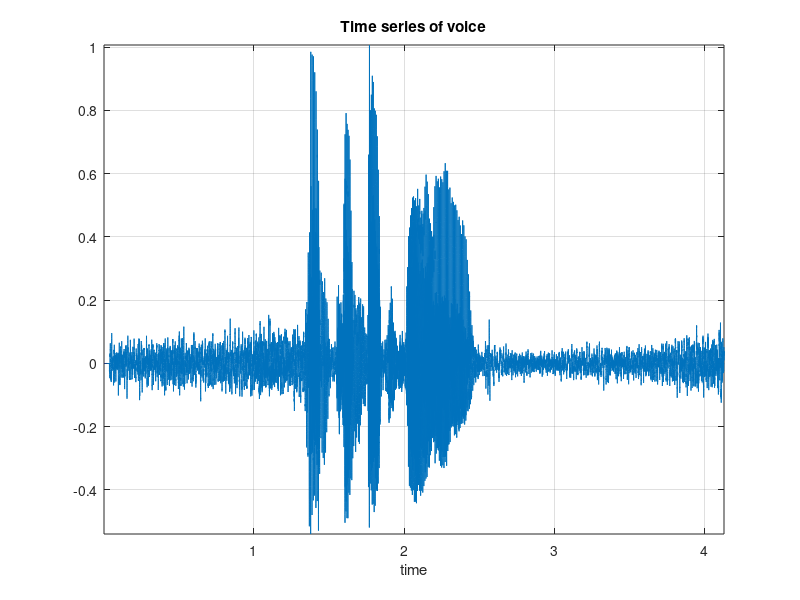

This chart was generated by the following MATLAB code: (Note: this script raises an error after producing the figure.)
%% Load original voice signal and plot its time series %%
load 10000.mat; Fs = 11025;% Sampling Rate of Signal
voice=voice-mean(voice);% Remove DC offset 
maxv=max(voice); time=1:length(voice); 
figure;plot(time/Fs,voice); grid on;
axis tight; xlabel('time'); title('Time series of voice');
%% Plot the frequency series of original voice signal %%
voice_len = length(voice);
f=1:voice_len/2;%Plotpositive frequency only 
fn=f/voice_len;%Normalization of the frequency 
figure;
vdft =fft(voice,voice_len); % Spectrum Computation
% vspec =vdft.*conj(vdft)/voice_len; %Power Spectrum 
semilogy(fn,abs(vspec(1:(length(voice)/2)))) % You may plot in log scale
% plot(fn,abs(vspec(1:(length(voice)/2)))) 
title('Frequency Spectrum of Voice');grid on;
%% Load Vocal Signal with one frequency component added %%
load voice_noise_1.mat; Fs = 11025;% Sampling Rate of Signal
signal_1=signal;
maxs_1=max(signal_1); time1=1:length(signal_1); 
figure;plot(time1/Fs,signal_1); grid on;
axis tight; xlabel('time'); title('Time series of Voice noise 1 signal');
%% Plot power spectrum of the vocal signal (log scale) %%
signal_len = length(signal_1);
f1=1:signal_len/2;%Plotpositive frequency only 
fn1=f1/signal_len;%Normalization of the frequency 
figure;
sdft_1 =fft(signal_1,signal_len); % Spectrum Computation
sspec_1 =sdft_1.*conj(sdft_1)/signal_len; %Power Spectrum 
semilogy(fn1,abs(sspec_1(1:(length(fn1))))) % You may plot in log scale
% plot(fn,abs(sspec_1(1:(length(fn))))) 
title('Frequency Spectrum of Voice noise 1 signal');grid on;
%% Load Vocal Signal with Two Frequency Components (Example 2) %%
load voice_noise_2.mat; Fs = 11025;
signal_2=signal;
maxs_2=max(signal_2); time2=1:length(signal_2);
figure;plot(time2/Fs, signal_2); grid on;
axis tight; xlabel('time'); title('Time series of Voice noise 2 signal');
%% Plot power spectrum of the vocal signal (log scale) %%
signal2_len = length(signal_2);
f2=1:signal2_len/2;%Plotpositive frequency only 
fn2=f2/signal2_len;%Normalization of the frequency 
figure;
sdft_2 =fft(signal_2,signal2_len); % Spectrum Computation
sspec_2 =sdft_2.*conj(sdft_2)/signal2_len; %Power Spectrum 
semilogy(fn2,abs(sspec_2(1:(length(fn2))))) % You may plot in log scale
% plot(fn,abs(sspec_1(1:(length(fn))))) 
title('Frequency Spectrum of Voice noise 2 signal');grid on;
%% Apply a Notch Filter to filter out the one frequency noise component %%
w0 = 0.2*pi;
FIR_Filter1 =[1 -2*cos(w0) 1]; 
Output_signal_1=conv(signal_1, FIR_Filter1, 'same'); 
odft_1 = fft(Output_signal_1, length(Output_signal_1));
ospec_1 =odft_1.*conj(odft_1)/length(Output_signal_1); %Power Spectrum 
figure; semilogy(fn1,abs(ospec_1(1:(length(fn1))))) % You may plot in log scale
%% plot the frequency response of the FIR notch filter %%
figure;
freqz(FIR_Filter1, 1)
%% plot the time series of FIR filter output %%
figure;
plot(time/Fs, Output_signal_1); grid on;
axis tight; xlabel('time'); title('Time series of voice');
%% Applying Notch Filter to filter out two frequency components %%
w1 = 0.3*pi;
FIR_Filter_temp = [1 -2*cos(w1) 1];
FIR_Filter2 = conv(FIR_Filter_temp, FIR_Filter1);
Output_signal_2 = conv(signal_2, FIR_Filter2, 'same');
odft_2 = fft(Output_signal_2, length(Output_signal_2));
ospec_2 =odft_2.*conj(odft_2)/length(Output_signal_2); %Power Spectrum 
figure; semilogy(fn2,abs(ospec_2(1:(length(fn2))))) % You may plot in log scale
%% plot the frequency response of the FIR notch filter %%
figure;
freqz(FIR_Filter2, 1)
%% plot the time series of FIR filter output %%
figure;
plot((1:length(signal_2))/Fs, Output_signal_2); grid on;
axis tight; xlabel('time'); title('Time series of voice');
%% Listen to the Output Signal %%
% a = audioplayer(Output_signal_1, Fs);
% play(a);
b = audioplayer(Output_signal_2, Fs);
play(b);